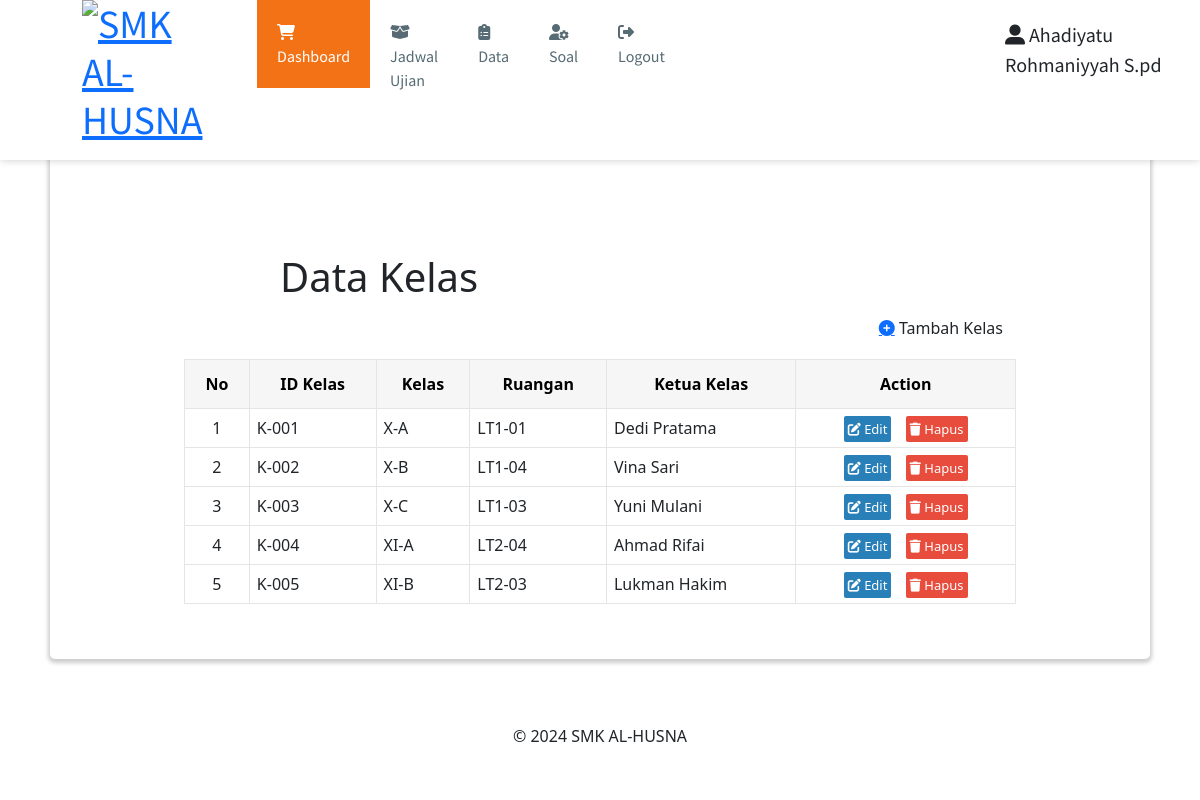
Screenshot of /dataKelas.php (signed in) with the database file from the repository.
### tables this page shows
CREATE TABLE `kelas` (
  `id_kelas` varchar(10) NOT NULL,
  `kelas` varchar(30) NOT NULL,
  `ruangan` varchar(10) NOT NULL,
  `ketua_kelas` varchar(30) NOT NULL
);

### dataKelas.php (the view, shortened to what this page needs)
<?php include "header.php"; ?>
<main>
	<div>
		<?php include "headerdata.php"; ?>
		<div>
			<h1 style="margin-left: 200px; margin-top: 100px;">Data Kelas</h1>
		</div>
	</div>
	<div class="content-produk">
		<button class="btn btn-tambahkan-produk" id="btn-tambahkan-produk" data-bs-toggle="modal" data-bs-target="#addKelas"><a class="fas fa-plus-circle"></a> Tambah Kelas</i></button>
		<div style="height: 50px;"></div>
		<table class="table-produk">
			<tr>
				<th class="text-center align-middle">No</th>
				<th class="text-center align-middle">ID Kelas</th>
				<th class="text-center align-middle">Kelas</th>
				<th class="text-center align-middle">Ruangan</th>
				<th class="text-center align-middle">Ketua Kelas</th>
				<th class="text-center align-middle" colspan="2">Action</th>
			</tr>
			<?php
			$ambildata = mysqli_query($mysqli, "SELECT * FROM kelas;");
			$i = 1;
			while ($data = mysqli_fetch_array($ambildata)) {
			?>
				<tr>
					<td style="text-align: center;"><?= $i; ?></td>
					<td><?= $data["id_kelas"]; ?></td>
					<td><?= $data["kelas"]; ?></td>
					<td><?= $data['ruangan']; ?></td>
					<td><?= $data['ketua_kelas']; ?></td>
					<td style="text-align: center;">
						<a href="#" class="action-edit" data-bs-toggle="modal" data-bs-target="#edit<?= $data['id_kelas']; ?>"><i class="fas fa-edit"></i> Edit</a>
						<a href="#" class="action-hapus" data-bs-toggle="modal" data-bs-target="#delete<?= $data['id_kelas']; ?>"><i class="fas fa-trash"></i> Hapus</a>
					</td>
				</tr>
			<?php
				$i++;
			}
			?>
		</table>
	</div>
</main>
<?php include "footer.php"; ?>

### assets/styles/style.css (style rules this page uses)
body { font-family: 'Lato', sans-serif; color: #585858; background: #E7EFF2; }
main { background: white; box-shadow: 0 2px 4px 2px rgba(0, 0, 0, 0.2); border-radius: 5px; padding: 30px; margin: 85px 50px 30px; }
.btn { cursor: pointer; border: 1.5px solid #F47216; padding: 10px; border-radius: 5px; transition: 0.5s; font-weight: 600; text-decoration: none; }
.btn-tambahkan-produk, .btn-tambahkan-transaksi { background-color: #F47216; color: white; float: right; }
.table-produk, .table-laporan { margin: auto; margin-bottom: 25px; width: 100%; }
.table-produk td, .table-laporan td { border: 1.5px solid #E5E5E5; padding: 7px; }
.table-produk th, .table-laporan th { color: #000; background-color: #F6F6F6; border: 1.5px solid #E5E5E5; padding: 12px 10px; font-weight: 600; text-decoration: none; }
.content-produk, .content-laporan { width: 80%; margin: auto; }
.action-hapus, .action-edit, .action-detail { text-decoration: none; color: white; padding: 4px; margin: 5px; font-size: 13px; border-radius: 2px; }
.action-hapus { background-color: #e74c3c; }
.action-edit, .action-detail { background-color: #2980b9; }

### rows the page displays
kelas: id_kelas "K-001", kelas "X-A", ruangan "LT1-01", ketua_kelas "Dedi Pratama"
kelas: id_kelas "K-002", kelas "X-B", ruangan "LT1-04", ketua_kelas "Vina Sari"
kelas: id_kelas "K-003", kelas "X-C", ruangan "LT1-03", ketua_kelas "Yuni Mulani"
kelas: id_kelas "K-004", kelas "XI-A", ruangan "LT2-04", ketua_kelas "Ahmad Rifai"
kelas: id_kelas "K-005", kelas "XI-B", ruangan "LT2-03", ketua_kelas "Lukman Hakim"

### other values shown
$_SESSION['fullname'] "Ahadiyatu Rohmaniyyah S.pd"
